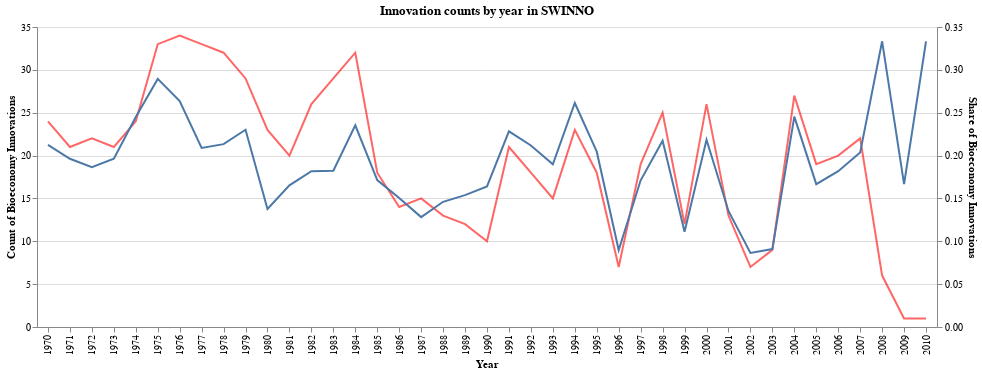

The cell this chart's notebook holds for it:
### Code cell
def calculate_bioeconomy_share(df):

    df = df.copy()
    df = df[["sinno_id", "year", "bioeconomy"]]
    df = (
        df.groupby("year")
        .agg(
            total_count=("sinno_id", "nunique"), bioeconomy_count=("bioeconomy", "sum")
        )
        .reset_index()
    )
    df["share_bioeconomy"] = df["bioeconomy_count"] / df["total_count"]

    return df


def plot_innovation_counts_by_year(df, title):
    df = calculate_bioeconomy_share(df)

    base = alt.Chart(df).encode(alt.X("year:O", axis=alt.Axis(title="Year")))

    count = (
        base.mark_line(color="red", opacity=0.6)
        .encode(
            alt.Y("bioeconomy_count:Q", title="Count of Bioeconomy Innovations"),
            tooltip=["bioeconomy_count", "share_bioeconomy", "year"],
        )
        .interactive()
    )

    share = (
        base.mark_line()
        .encode(
            alt.Y("share_bioeconomy:Q", title="Share of Bioeconomy Innovations"),
            tooltip=["bioeconomy_count", "share_bioeconomy", "year"],
        )
        .interactive()
    )

    chart = (
        alt.layer(count, share)
        .resolve_scale(y="independent")
        .transform_filter((alt.datum.year >= 1970) & (alt.datum.year <= 2010))
        .properties(title=title, width=900)
        .configure_title(font="Inconsolata")
        .configure_axis(labelFont="Inconsolata", titleFont="Inconsolata")
    )

    return chart


plot_innovation_counts_by_year(swinno, "Innovation counts by year in SWINNO")

### Figure 1 — Vega-Lite specification as saved in the notebook (floating-point values rounded to 4 significant figures)
{"config": {"view": {"continuousWidth": 400, "continuousHeight": 300}, "axis": {"labelFont": "Inconsolata", "titleFont": "Inconsolata"}, "title": {"font": "Inconsolata"}}, "layer": [{"mark": {"type": "line", "color": "red", "opacity": 0.6}, "encoding": {"tooltip": [{"field": "bioeconomy_count", "type": "quantitative"}, {"field": "share_bioeconomy", "type": "quantitative"}, {"field": "year", "type": "quantitative"}], "x": {"axis": {"title": "Year"}, "field": "year", "type": "ordinal"}, "y": {"field": "bioeconomy_count", "title": "Count of Bioeconomy Innovations", "type": "quantitative"}}, "selection": {"selector064": {"type": "interval", "bind": "scales", "encodings": ["x", "y"]}}}, {"mark": "line", "encoding": {"tooltip": [{"field": "bioeconomy_count", "type": "quantitative"}, {"field": "share_bioeconomy", "type": "quantitative"}, {"field": "year", "type": "quantitative"}], "x": {"axis": {"title": "Year"}, "field": "year", "type": "ordinal"}, "y": {"field": "share_bioeconomy", "title": "Share of Bioeconomy Innovations", "type": "quantitative"}}, "selection": {"selector065": {"type": "interval", "bind": "scales", "encodings": ["x", "y"]}}}], "data": {"name": "data-c0f4432f00e7210c6894b4faae4eb223"}, "resolve": {"scale": {"y": "independent"}}, "title": "Innovation counts by year in SWINNO", "transform": [{"filter": "((datum.year >= 1970) && (datum.year <= 2010))"}], "width": 900, "$schema": "https://vega.github.io/schema/vega-lite/v4.17.0.json", "datasets": {"data-c0f4432f00e7210c6894b4faae4eb223": [{"year": 1947, "total_count": 1, "bioeconomy_count": 0, "share_bioeconomy": 0.0}, {"year": 1950, "total_count": 1, "bioeconomy_count": 1, "share_bioeconomy": 1.0}, {"year": 1953, "total_count": 1, "bioeconomy_count": 0, "share_bioeconomy": 0.0}, {"year": 1954, "total_count": 1, "bioeconomy_count": 0, "share_bioeconomy": 0.0}, {"year": 1955, "total_count": 1, "bioeconomy_count": 1, "share_bioeconomy": 1.0}, {"year": 1959, "total_count": 1, "bioeconomy_count": 0, "share_bioeconomy": 0.0}, {"year": 1961, "total_count": 2, "bioeconomy_count": 0, "share_bioeconomy": 0.0}, {"year": 1963, "total_count": 2, "bioeconomy_count": 1, "share_bioeconomy": 0.5}, {"year": 1966, "total_count": 2, "bioeconomy_count": 0, "share_bioeconomy": 0.0}, {"year": 1968, "total_count": 4, "bioeconomy_count": 1, "share_bioeconomy": 0.25}, {"year": 1969, "total_count": 2, "bioeconomy_count": 0, "share_bioeconomy": 0.0}, {"year": 1970, "total_count": 113, "bioeconomy_count": 24, "share_bioeconomy": 0.2124}, {"year": 1971, "total_count": 107, "bioeconomy_count": 21, "share_bioeconomy": 0.1963}, {"year": 1972, "total_count": 118, "bioeconomy_count": 22, "share_bioeconomy": 0.1864}, {"year": 1973, "total_count": 107, "bioeconomy_count": 21, "share_bioeconomy": 0.1963}, {"year": 1974, "total_count": 98, "bioeconomy_count": 24, "share_bioeconomy": 0.2449}, {"year": 1975, "total_count": 114, "bioeconomy_count": 33, "share_bioeconomy": 0.2895}, {"year": 1976, "total_count": 129, "bioeconomy_count": 34, "share_bioeconomy": 0.2636}, {"year": 1977, "total_count": 158, "bioeconomy_count": 33, "share_bioeconomy": 0.2089}, {"year": 1978, "total_count": 150, "bioeconomy_count": 32, "share_bioeconomy": 0.2133}, {"year": 1979, "total_count": 126, "bioeconomy_count": 29, "share_bioeconomy": 0.2302}, {"year": 1980, "total_count": 167, "bioeconomy_count": 23, "share_bioeconomy": 0.1377}, {"year": 1981, "total_count": 121, "bioeconomy_count": 20, "share_bioeconomy": 0.1653}, {"year": 1982, "total_count": 143, "bioeconomy_count": 26, "share_bioeconomy": 0.1818}, {"year": 1983, "total_count": 159, "bioeconomy_count": 29, "share_bioeconomy": 0.1824}, {"year": 1984, "total_count": 136, "bioeconomy_count": 32, "share_bioeconomy": 0.2353}, {"year": 1985, "total_count": 105, "bioeconomy_count": 18, "share_bioeconomy": 0.1714}, {"year": 1986, "total_count": 93, "bioeconomy_count": 14, "share_bioeconomy": 0.1505}, {"year": 1987, "total_count": 117, "bioeconomy_count": 15, "share_bioeconomy": 0.1282}, {"year": 1988, "total_count": 89, "bioeconomy_count": 13, "share_bioeconomy": 0.1461}, {"year": 1989, "total_count": 78, "bioeconomy_count": 12, "share_bioeconomy": 0.1538}, {"year": 1990, "total_count": 61, "bioeconomy_count": 10, "share_bioeconomy": 0.1639}, {"year": 1991, "total_count": 92, "bioeconomy_count": 21, "share_bioeconomy": 0.2283}, {"year": 1992, "total_count": 85, "bioeconomy_count": 18, "share_bioeconomy": 0.2118}, {"year": 1993, "total_count": 79, "bioeconomy_count": 15, "share_bioeconomy": 0.1899}, {"year": 1994, "total_count": 88, "bioeconomy_count": 23, "share_bioeconomy": 0.2614}, {"year": 1995, "total_count": 88, "bioeconomy_count": 18, "share_bioeconomy": 0.2045}, {"year": 1996, "total_count": 78, "bioeconomy_count": 7, "share_bioeconomy": 0.08974}, {"year": 1997, "total_count": 111, "bioeconomy_count": 19, "share_bioeconomy": 0.1712}, {"year": 1998, "total_count": 115, "bioeconomy_count": 25, "share_bioeconomy": 0.2174}, {"year": 1999, "total_count": 108, "bioeconomy_count": 12, "share_bioeconomy": 0.1111}, {"year": 2000, "total_count": 119, "bioeconomy_count": 26, "share_bioeconomy": 0.2185}, {"year": 2001, "total_count": 96, "bioeconomy_count": 13, "share_bioeconomy": 0.1354}, {"year": 2002, "total_count": 81, "bioeconomy_count": 7, "share_bioeconomy": 0.08642}, {"year": 2003, "total_count": 99, "bioeconomy_count": 9, "share_bioeconomy": 0.09091}, {"year": 2004, "total_count": 110, "bioeconomy_count": 27, "share_bioeconomy": 0.2455}, {"year": 2005, "total_count": 114, "bioeconomy_count": 19, "share_bioeconomy": 0.1667}, {"year": 2006, "total_count": 110, "bioeconomy_count": 20, "share_bioeconomy": 0.1818}, {"year": 2007, "total_count": 108, "bioeconomy_count": 22, "share_bioeconomy": 0.2037}, {"year": 2008, "total_count": 18, "bioeconomy_count": 6, "share_bioeconomy": 0.3333}, {"year": 2009, "total_count": 6, "bioeconomy_count": 1, "share_bioeconomy": 0.1667}, {"year": 2010, "total_count": 3, "bioeconomy_count": 1, "share_bioeconomy": 0.3333}, {"year": 2011, "total_count": 1, "bioeconomy_count": 0, "share_bioeconomy": 0.0}, {"year": 2013, "total_count": 2, "bioeconomy_count": 0, "share_bioeconomy": 0.0}, {"year": 2014, "total_count": 1, "bioeconomy_count": 0, "share_bioeconomy": 0.0}, {"year": 2018, "total_count": 1, "bioeconomy_count": 0, "share_bioeconomy": 0.0}, {"year": 2019, "total_count": 1, "bioeconomy_count": 0, "share_bioeconomy": 0.0}, {"year": 2021, "total_count": 1, "bioeconomy_count": 0, "share_bioeconomy": 0.0}, {"year": "", "total_count": 653, "bioeconomy_count": 94, "share_bioeconomy": 0.144}]}}
